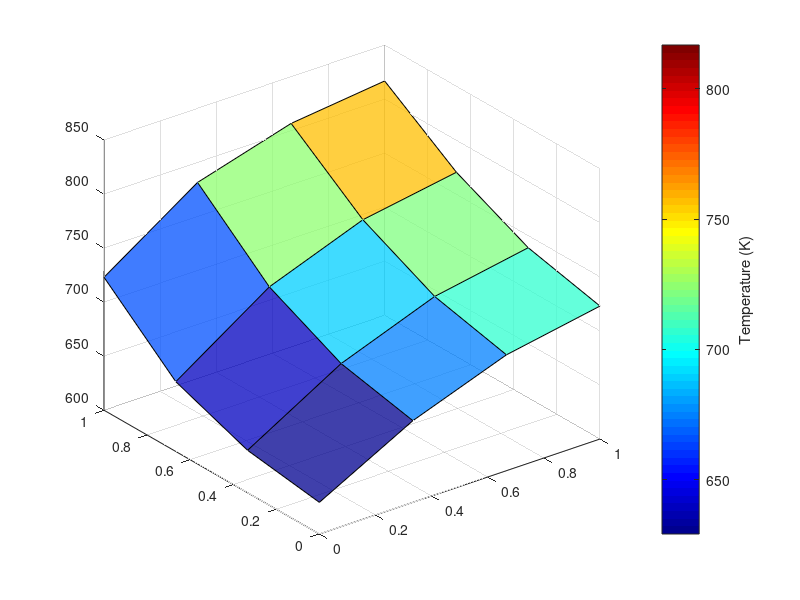

MATLAB code to generate this figure: (Note: this script raises an error after producing the figure.)
%%This program solves 2D heat transfer problems using the finite-difference
%%method
%Author: Ethan Shoemaker
%ME 450 - Fall 2021

clear all
close all
clc

x_dim = 1; %enter x-dimension here
y_dim = 1; %enter y-dimension here
%N = 4; %number of nodes in each direction
%given surface temperatures
N_surface = 873;
W_surface = 573;
T_max = [];
T_avg = [];


for N = 4

    delta_x = x_dim/N; %delta_x
    delta_y = y_dim/N; %delta_y
    x = 0:1/(N-1):1;
    y = x;
    [X,Y] = meshgrid(x,y);
 

    B = N+1:N:(N*N)-((N-1)+N);
    C = [2:1:N-1];
    D = N+2:1:2*N-1;
    G = [];

    for i = 1:N-3
        E = (D(1)+i*N):1:(D(N-2)+i*N);
        D = [D E];
    end

    A = eye(N*N);

    A(1,(N*N)+1) = 0.25*(W_surface)+0.25*(N_surface);

    for i = B
        A(i,(N*N)+1) = .25*N_surface;
    end

    for i = C
        A(i,(N*N)+1) = .25*W_surface;
    end

    for i = D
        A(i,i+1) = -0.25;
        A(i,i+N) = -0.25;
        A(i,i-N) = -0.25;
        A(i,i-1) = -0.25;
    end

    A((N*N)-(N-1),(N*N)+1) = (1/3)*N_surface;
    A(N,(N*N)+1) = (1/3)*W_surface;

    %top left node
    A(1,2) = -0.25;
    A(1,N+1) = -0.25;

    %top right node
    A(N,N-1) = -1/3;
    A(N, N*2) = -1/3;

    %bottom left node
    A(1+(N*(N-1)),1+(N*(N-1))-N) = -1/3;
    A(1+(N*(N-1)),2+(N*(N-1))) = -1/3;

    %bottom right node
    A(N*N,(N*N)-1) = -0.5;
    A(N*N,(N*N)-N) = -0.5;

    %top row non-corner nodes

    for i = 2:N-1
        A(i,i-1) = -0.25;
        A(i,i+1) = -0.25;
        A(i,i+N) = -0.25;
    end

    %bottom row non-corner nodes

    for i = N*N-(N-2):(N*N)-1
        A(i,i-1) = -1/3;
        A(i,i+1) = -1/3;
        A(i,i-N) = -1/3;
    end

    %right side non-corner nodes

    for i = 2*N:N:(N*N)-N
        A(i,i-N) = -1/3;
        A(i,i-1) = -1/3;
        A(i,i+N) = -1/3;
    end

    %left side non-corner nodes

    for i = 1+N:N:(N*N)-N-(N-1)
        A(i,i+1) = -0.25;
        A(i,i-N) = -0.25;
        A(i,i+N) = -0.25;
    end

    Z = rref(A);
    Z = Z(:,(N*N)+1);

    T = reshape(Z,N,N);


    figure();
    surf(X,Y,flip(T),'FaceAlpha',0.75)
    colorbar
    colormap jet
    h = colorbar;
    ylabel(h, 'Temperature (K)')
    title("Surface Plot of Temperature (K) - " + N + "x" + N + " mesh")
    xlabel('x-distance (m)')
    ylabel('y-distance (m)')
    zlabel('Temperature (K)')

    figure();
    heatmap(T,'Colormap',jet)
    title("Temperature(K) Heatmap - " + N + "x" + N + " mesh")
    xlabel('Node Column')
    ylabel('Node Row')
    

    %figure();
    %contour(X,Y,flip(T),30,'showtext','on')
    %l = colorbar;
    %ylabel(l, 'Temperature (K)')
    %title("Contour Plot of Isotherm Lines - " + N + "x" + N + " mesh")
    %xlabel('x-distance (m)')
    %ylabel('y-distance (m)')

    
    %tmax = max(T,[],'all');
    %T_max = [T_max tmax];

    %tavg = mean(T,'all');
    %T_avg = [T_avg tavg];
end
